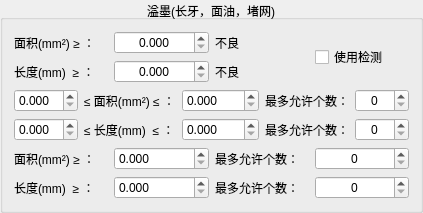
          <widget class="QGroupBox" name="groupBox_10">
           <property name="title">
            <string>溢墨(长牙，面油，堵网)</string>
           </property>
           <property name="alignment">
            <set>Qt::AlignCenter</set>
           </property>
           <layout class="QVBoxLayout" name="verticalLayout_10">
            <item>
             <layout class="QGridLayout" name="gridLayout_31">
              <item row="0" column="0">
               <widget class="QLabel" name="label_102">
                <property name="text">
                 <string>面积(mm²) ≥ ：</string>
                </property>
               </widget>
              </item>
              <item row="0" column="1">
               <widget class="QDoubleSpinBox" name="ExcessLnk_area_max">
                <property name="alignment">
                 <set>Qt::AlignCenter</set>
                </property>
                <property name="decimals">
                 <number>3</number>
                </property>
                <property name="maximum">
                 <double>9999.000000000000000</double>
                </property>
                <property name="singleStep">
                 <double>0.001000000000000</double>
                </property>
               </widget>
              </item>
              <item row="0" column="2">
               <widget class="QLabel" name="label_103">
                <property name="text">
                 <string>不良</string>
                </property>
               </widget>
              </item>
              <item row="1" column="0">
               <widget class="QLabel" name="label_104">
                <property name="text">
                 <string>长度(mm)  ≥ ：</string>
                </property>
               </widget>
              </item>
              <item row="1" column="1">
               <widget class="QDoubleSpinBox" name="ExcessLnk_len_max">
                <property name="alignment">
                 <set>Qt::AlignCenter</set>
                </property>
                <property name="decimals">
                 <number>3</number>
                </property>
                <property name="maximum">
                 <double>9999.000000000000000</double>
                </property>
                <property name="singleStep">
                 <double>0.001000000000000</double>
                </property>
               </widget>
              </item>
              <item row="1" column="2">
               <widget class="QLabel" name="label_105">
                <property name="text">
                 <string>不良</string>
                </property>
               </widget>
              </item>
              <item row="0" column="3" rowspan="2">
               <widget class="QCheckBox" name="ExcessLnk_enable">
                <property name="text">
                 <string>使用检测</string>
                </property>
               </widget>
              </item>
             </layout>
            </item>
            <item>
             <layout class="QGridLayout" name="gridLayout_32">
              <item row="0" column="0">
               <widget class="QDoubleSpinBox" name="ExcessLnk_ch_area_min">
                <property name="decimals">
                 <number>3</number>
                </property>
                <property name="singleStep">
                 <double>0.001000000000000</double>
                </property>
               </widget>
              </item>
              <item row="0" column="1">
               <widget class="QLabel" name="label_106">
                <property name="text">
                 <string>≤ 面积(mm²) ≤ ：</string>
                </property>
               </widget>
              </item>
              <item row="0" column="2">
               <widget class="QDoubleSpinBox" name="ExcessLnk_ch_area_max">
                <property name="decimals">
                 <number>3</number>
                </property>
                <property name="maximum">
                 <double>9999.000000000000000</double>
                </property>
               </widget>
              </item>
              <item row="0" column="3">
               <widget class="QLabel" name="label_107">
                <property name="text">
                 <string>最多允许个数：</string>
                </property>
               </widget>
              </item>
              <item row="0" column="4">
               <widget class="QSpinBox" name="ExcessLnk_ch_area_number">
                <property name="alignment">
                 <set>Qt::AlignCenter</set>
                </property>
                <property name="maximum">
                 <number>9999</number>
                </property>
               </widget>
              </item>
              <item row="1" column="0">
               <widget class="QDoubleSpinBox" name="ExcessLnk_ch_len_min">
                <property name="decimals">
                 <number>3</number>
                </property>
               </widget>
              </item>
              <item row="1" column="1">
               <widget class="QLabel" name="label_108">
                <property name="text">
                 <string>≤ 长度(mm)  ≤ ：</string>
                </property>
               </widget>
              </item>
              <item row="1" column="2">
               <widget class="QDoubleSpinBox" name="ExcessLnk_ch_len_max">
                <property name="decimals">
                 <number>3</number>
                </property>
                <property name="maximum">
                 <double>9999.000000000000000</double>
                </property>
               </widget>
              </item>
              <item row="1" column="3">
               <widget class="QLabel" name="label_109">
                <property name="text">
                 <string>最多允许个数：</string>
                </property>
               </widget>
              </item>
              <item row="1" column="4">
               <widget class="QSpinBox" name="ExcessLnk_ch_len_number">
                <property name="alignment">
                 <set>Qt::AlignCenter</set>
                </property>
                <property name="maximum">
                 <number>9999</number>
                </property>
               </widget>
              </item>
             </layout>
            </item>
            <item>
             <layout class="QGridLayout" name="gridLayout_33">
              <item row="0" column="0">
               <widget class="QLabel" name="label_110">
                <property name="text">
                 <string>面积(mm²) ≥ ：</string>
                </property>
               </widget>
              </item>
              <item row="0" column="1">
               <widget class="QDoubleSpinBox" name="ExcessLnk_ch_sec_area_max">
                <property name="decimals">
                 <number>3</number>
                </property>
                <property name="maximum">
                 <double>9999.000000000000000</double>
                </property>
               </widget>
              </item>
              <item row="0" column="2">
               <widget class="QLabel" name="label_111">
                <property name="text">
                 <string>最多允许个数：</string>
                </property>
               </widget>
              </item>
              <item row="0" column="3">
               <widget class="QSpinBox" name="ExcessLnk_ch_sec_area_number">
                <property name="alignment">
                 <set>Qt::AlignCenter</set>
                </property>
                <property name="maximum">
                 <number>9999</number>
                </property>
               </widget>
              </item>
              <item row="1" column="0">
               <widget class="QLabel" name="label_112">
                <property name="text">
                 <string>长度(mm)  ≥ ：</string>
                </property>
               </widget>
              </item>
              <item row="1" column="1">
               <widget class="QDoubleSpinBox" name="ExcessLnk_ch_sec_len_max">
                <property name="decimals">
                 <number>3</number>
                </property>
                <property name="maximum">
                 <double>9999.000000000000000</double>
                </property>
               </widget>
              </item>
              <item row="1" column="2">
               <widget class="QLabel" name="label_113">
                <property name="text">
                 <string>最多允许个数：</string>
                </property>
               </widget>
              </item>
              <item row="1" column="3">
               <widget class="QSpinBox" name="ExcessLnk_ch_sec_len_number">
                <property name="alignment">
                 <set>Qt::AlignCenter</set>
                </property>
                <property name="maximum">
                 <number>9999</number>
                </property>
               </widget>
              </item>
             </layout>
            </item>
           </layout>
          </widget>
